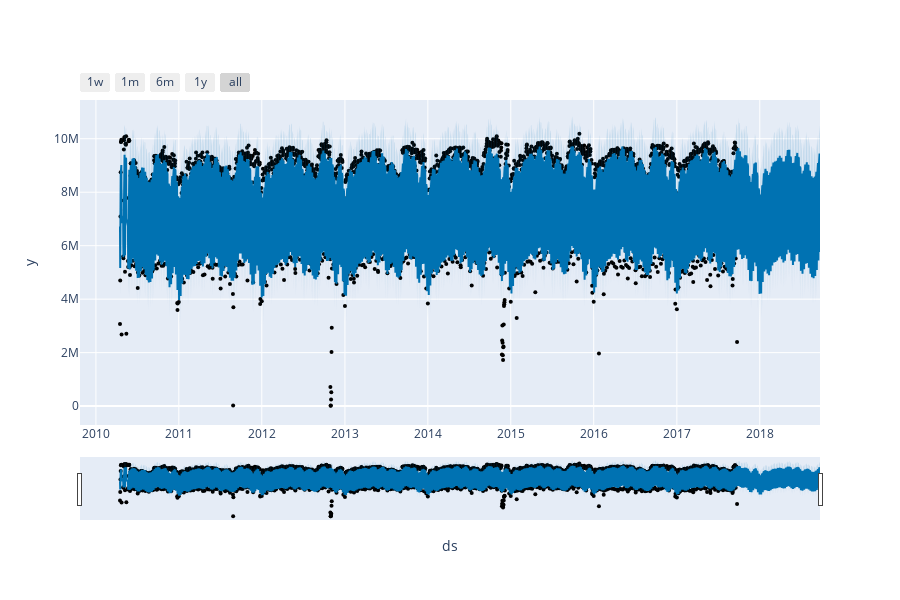

The code cell stored with this chart in its notebook:
### Code cell
plot_plotly(m, forecast)

### Figure 1 — Plotly figure (JSON) as saved in the notebook; plotly's stock layout.template omitted (floating-point values rounded to 4 significant figures; data arrays with more than 128 entries replaced by an {"elided": "..."} marker saying what was removed)
{"data": [{"marker": {"color": "black", "size": 4}, "mode": "markers", "name": "Actual", "type": "scatter", "x": {"elided": "2705 str values"}, "y": {"elided": "2705 int values"}}, {"hoverinfo": "skip", "line": {"width": 0}, "mode": "lines", "type": "scatter", "x": {"elided": "3070 str values"}, "y": {"elided": "3070 float values"}}, {"fill": "tonexty", "fillcolor": "rgba(0, 114, 178, 0.2)", "line": {"color": "#0072B2", "width": 2}, "mode": "lines", "name": "Predicted", "type": "scatter", "x": {"elided": "3070 str values"}, "y": {"elided": "3070 float values"}}, {"fill": "tonexty", "fillcolor": "rgba(0, 114, 178, 0.2)", "hoverinfo": "skip", "line": {"width": 0}, "mode": "lines", "type": "scatter", "x": {"elided": "3070 str values"}, "y": {"elided": "3070 float values"}}], "layout": {"height": 600, "showlegend": false, "width": 900, "xaxis": {"rangeselector": {"buttons": [{"count": 7, "label": "1w", "step": "day", "stepmode": "backward"}, {"count": 1, "label": "1m", "step": "month", "stepmode": "backward"}, {"count": 6, "label": "6m", "step": "month", "stepmode": "backward"}, {"count": 1, "label": "1y", "step": "year", "stepmode": "backward"}, {"step": "all"}]}, "rangeslider": {"visible": true}, "title": {"text": "ds"}, "type": "date"}, "yaxis": {"title": {"text": "y"}}}}
